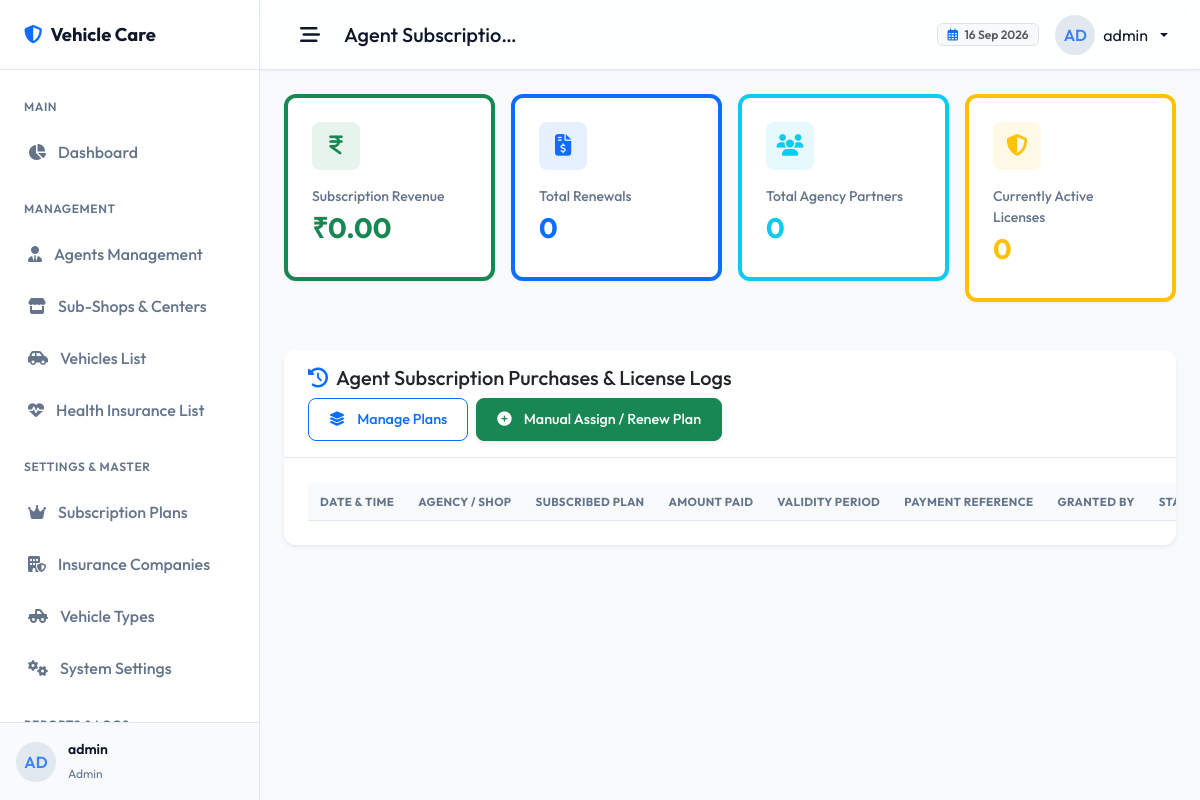
/admin/subscriptions.php (signed in), run on the app's committed database.
### tables this page shows
CREATE TABLE `users` (
  `id` int(11) NOT NULL,
  `username` varchar(50) NOT NULL,
  `password` varchar(255) NOT NULL,
  `email` varchar(100) NOT NULL,
  `role` enum('admin','agent','shop') NOT NULL DEFAULT 'agent',
  `parent_agent_id` int(11) DEFAULT NULL,
  `status` enum('active','suspended') NOT NULL DEFAULT 'active',
  `shop_name` varchar(255) DEFAULT NULL,
  `shop_owner_name` varchar(255) DEFAULT NULL,
  `shop_logo` varchar(255) DEFAULT NULL,
  `shop_address` text DEFAULT NULL,
  `city` varchar(100) DEFAULT NULL,
  `state` varchar(100) DEFAULT NULL,
  `pincode` varchar(10) DEFAULT NULL,
  `mobile_number` varchar(20) DEFAULT NULL,
  `whatsapp_number` varchar(20) DEFAULT NULL,
  `created_at` timestamp NOT NULL DEFAULT current_timestamp(),
  `updated_at` timestamp NOT NULL DEFAULT current_timestamp() ON UPDATE current_timestamp(),
  `expiry_date` date DEFAULT NULL,
  `access_health_insurance` tinyint(1) NOT NULL DEFAULT 1,
  `access_vehicle_insurance` tinyint(1) NOT NULL DEFAULT 1,
  `access_pollution` tinyint(1) NOT NULL DEFAULT 1,
  `message_balance` int(11) NOT NULL DEFAULT 0,
  `notify_days_before` int(11) DEFAULT 7,
  `notify_before_enabled` tinyint(1) DEFAULT 1,
  `notify_1day_before_enabled` tinyint(1) DEFAULT 1,
  `notify_after_expiry_enabled` tinyint(1) DEFAULT 1
);

### includes/functions.php (called while the page is built, shortened)
<?php
function sanitize($data) {
    return htmlspecialchars(trim($data), ENT_QUOTES, 'UTF-8');
}
function isLoggedIn() {
    return !empty($_SESSION['user_id']) && !empty($_SESSION['role']);
}

### admin/subscriptions.php (the view, shortened to what this page needs)
<?php
require_once __DIR__ . '/../includes/functions.php';
$db = getDBConnection();
$pageHeading = 'Agent Subscriptions & License History';
$activePage = 'subscriptions';
$totalRevenue = $db->query("SELECT SUM(amount_paid) FROM agent_subscriptions")->fetchColumn() ?: 0;
$totalTransactions = $db->query("SELECT COUNT(*) FROM agent_subscriptions")->fetchColumn() ?: 0;
$totalUniqueAgents = $db->query("SELECT COUNT(DISTINCT agent_id) FROM agent_subscriptions")->fetchColumn() ?: 0;
$activeSubscribed = $db->query("SELECT COUNT(DISTINCT agent_id) FROM agent_subscriptions WHERE expiry_date >= CURDATE()")->fetchColumn() ?: 0;
include_once __DIR__ . '/../includes/header.php';
?>
<div class="row g-3 mb-4">
    <div class="col-12 col-sm-6 col-xl-3">
        <div class="card stat-card border-start border-4 border-success">
            <div class="stat-icon-wrapper bg-success bg-opacity-10 text-success">
                <i class="fa-solid fa-indian-rupee-sign"></i>
            </div>
            <p class="stat-title">Subscription Revenue</p>
            <h3 class="stat-value text-success">₹<?php echo number_format($totalRevenue, 2); ?></h3>
        </div>
    </div>
    <div class="col-12 col-sm-6 col-xl-3">
        <div class="card stat-card border-start border-4 border-primary">
            <div class="stat-icon-wrapper bg-primary bg-opacity-10 text-primary">
                <i class="fa-solid fa-file-invoice-dollar"></i>
            </div>
            <p class="stat-title">Total Renewals</p>
            <h3 class="stat-value text-primary"><?php echo number_format($totalTransactions); ?></h3>
        </div>
    </div>
    <div class="col-12 col-sm-6 col-xl-3">
        <div class="card stat-card border-start border-4 border-info">
            <div class="stat-icon-wrapper bg-info bg-opacity-10 text-info">
                <i class="fa-solid fa-users"></i>
            </div>
            <p class="stat-title">Total Agency Partners</p>
            <h3 class="stat-value text-info"><?php echo number_format($totalUniqueAgents); ?></h3>
        </div>
    </div>
    <div class="col-12 col-sm-6 col-xl-3">
        <div class="card stat-card border-start border-4 border-warning">
            <div class="stat-icon-wrapper bg-warning bg-opacity-10 text-warning">
                <i class="fa-solid fa-shield-halved"></i>
            </div>
            <p class="stat-title">Currently Active Licenses</p>
            <h3 class="stat-value text-warning"><?php echo number_format($activeSubscribed); ?></h3>
        </div>
    </div>
</div>
<div class="card shadow-sm border-0">
    <div class="card-header bg-white py-3 d-flex align-items-center justify-content-between flex-wrap gap-2">
        <div class="d-flex align-items-center gap-2">
            <i class="fa-solid fa-clock-rotate-left text-primary fs-5"></i>
            <h5 class="m-0 font-weight-700">Agent Subscription Purchases & License Logs</h5>
        </div>
        <div class="d-flex align-items-center gap-2">
            <a href="subscription_plans.php" class="btn btn-outline-primary font-weight-600">
                <i class="fa-solid fa-layer-group me-1"></i> Manage Plans
            </a>
            <button type="button" class="btn btn-success font-weight-600 shadow-sm" data-bs-toggle="modal" data-bs-target="#manualAssignModal">
                <i class="fa-solid fa-plus-circle me-1"></i> Manual Assign / Renew Plan
            </button>
        </div>
    </div>
    <div class="card-body">
        <table class="table table-hover align-middle datatable w-100">
            <thead>
                <tr>
                    <th>Date & Time</th>
                    <th>Agency / Shop</th>
                    <th>Subscribed Plan</th>
                    <th>Amount Paid</th>
                    <th>Validity Period</th>
                    <th>Payment Reference</th>
                    <th>Granted By</th>
                    <th>Status</th>
                </tr>
            </thead>
        </table>
    </div>
</div>
<?php include_once __DIR__ . '/../includes/footer.php'; ?>

### includes/header.php (shortened to what this page needs)
<?php
require_once __DIR__ . '/functions.php';
if (isLoggedIn()) {
    $db = getDBConnection();
    $stmt = $db->prepare("SELECT * FROM users WHERE id = ?");
    $stmt->execute([$_SESSION['user_id']]);
    $current_user = $stmt->fetch();
}
?>
<!DOCTYPE html>
<html lang="en">
<head>
    <link href="https://cdn.jsdelivr.net/npm/bootstrap@5.3.0/dist/css/bootstrap.min.css" rel="stylesheet">
    <link href="https://cdnjs.cloudflare.com/ajax/libs/font-awesome/6.4.0/css/all.min.css" rel="stylesheet">
    <link href="https://cdn.datatables.net/1.13.4/css/dataTables.bootstrap5.min.css" rel="stylesheet">
    <link href="https://cdn.datatables.net/responsive/2.4.1/css/responsive.bootstrap5.min.css" rel="stylesheet">
    <link href="https://cdn.jsdelivr.net/npm/sweetalert2@11/dist/sweetalert2.min.css" rel="stylesheet">
    <link href="../assets/css/style.css" rel="stylesheet">
</head>
<body>
    <div id="wrapper">
        <?php include_once __DIR__ . '/sidebar.php'; ?>
        <div id="main-content">
            <nav id="header-nav">
                <div class="d-flex align-items-center gap-3">
                    <button class="sidebar-toggle-btn" id="sidebar-toggle" aria-label="Toggle Sidebar">
                        <i class="fa-solid fa-bars-staggered"></i>
                    </button>
                    <h5 class="m-0 font-weight-600 text-main page-heading-title text-truncate" style="max-width: 180px;">
                        <?php echo sanitize($pageHeading ?? 'Dashboard'); ?>
                    </h5>
                </div>
                <div class="d-flex align-items-center gap-3">
                    <span class="badge bg-light text-muted border d-none d-md-inline-block">
                        <i class="fa-regular fa-calendar-days me-1 text-primary"></i>
                        <?php echo date('d M Y'); ?>
                    </span>
                    <?php if (isLoggedIn()): ?>
                    <div class="dropdown">
                        <a class="nav-link dropdown-toggle d-flex align-items-center gap-2" href="#" role="button" data-bs-toggle="dropdown" aria-expanded="false">
                            <div class="user-avatar text-uppercase">
                                <?php
                                    if ($current_user && !empty($current_user['shop_name']) && $current_user['role'] === 'agent') {
                                        echo substr(sanitize($current_user['shop_name']), 0, 2);
                                    } else {
                                        echo substr(sanitize($current_user['username']), 0, 2);
                                    }
                                ?>
                            </div>
                            <span class="d-none d-lg-inline text-main font-weight-500">
                                <?php echo sanitize($current_user['shop_owner_name'] ?? $current_user['username']); ?>
                            </span>
                        </a>
                    </div>
                    <?php endif; ?>
                </div>
            </nav>
            <div class="container-fluid p-4">

### includes/sidebar.php (shortened to what this page needs)
<?php
$role = $_SESSION['role'] ?? '';
$activePage = $activePage ?? 'dashboard';
?>
<div id="sidebar">
    <div class="sidebar-header">
        <a href="#" class="sidebar-brand">
            <i class="fa-solid fa-shield-halved text-primary"></i>
            <span class="text-truncate">Vehicle Care</span>
        </a>
    </div>
    <div class="sidebar-menu">
        <?php if ($role === 'admin'): ?>
            <div class="menu-label">Main</div>
            <a href="../admin/index.php" class="menu-item <?php echo $activePage === 'dashboard' ? 'active' : ''; ?>">
                <i class="fa-solid fa-chart-pie"></i> Dashboard
            </a>
            <div class="menu-label">Management</div>
            <a href="../admin/agents.php" class="menu-item <?php echo $activePage === 'agents' ? 'active' : ''; ?>">
                <i class="fa-solid fa-user-tie"></i> Agents Management
            </a>
            <a href="../admin/shops.php" class="menu-item <?php echo $activePage === 'shops' ? 'active' : ''; ?>">
                <i class="fa-solid fa-store"></i> Sub-Shops & Centers
            </a>
            <a href="../admin/vehicles.php" class="menu-item <?php echo $activePage === 'vehicles' ? 'active' : ''; ?>">
                <i class="fa-solid fa-car-side"></i> Vehicles List
            </a>
            <a href="../admin/health.php" class="menu-item <?php echo $activePage === 'health' ? 'active' : ''; ?>">
                <i class="fa-solid fa-heart-pulse"></i> Health Insurance List
            </a>
            <div class="menu-label">Settings & Master</div>
            <a href="../admin/subscription_plans.php" class="menu-item <?php echo $activePage === 'subscription_plans' ? 'active' : ''; ?>">
                <i class="fa-solid fa-crown"></i> Subscription Plans
            </a>
            <a href="../admin/companies.php" class="menu-item <?php echo $activePage === 'companies' ? 'active' : ''; ?>">
                <i class="fa-solid fa-building-shield"></i> Insurance Companies
            </a>
            <a href="../admin/types.php" class="menu-item <?php echo $activePage === 'types' ? 'active' : ''; ?>">
                <i class="fa-solid fa-truck-pickup"></i> Vehicle Types
            </a>
            <a href="../admin/settings.php" class="menu-item <?php echo $activePage === 'settings' ? 'active' : ''; ?>">
                <i class="fa-solid fa-gears"></i> System Settings
            </a>
            <div class="menu-label">Reports & Logs</div>
        <?php endif; ?>
    </div>
    <?php if (isLoggedIn()): ?>
    <div class="sidebar-footer">
        <div class="user-profile-widget">
            <div class="user-avatar text-uppercase">
                <?php
                    if ($current_user && !empty($current_user['shop_name']) && ($role === 'agent' || $role === 'shop')) {
                        echo substr(sanitize($current_user['shop_name']), 0, 2);
                    } else {
                        echo substr(sanitize($current_user['username']), 0, 2);
                    }
                ?>
            </div>
            <div class="user-details">
                <p class="user-name text-truncate">
                    <?php echo sanitize($current_user['shop_owner_name'] ?? $current_user['username']); ?>
                </p>
                <span class="user-role"><?php echo sanitize($role); ?></span>
            </div>
        </div>
    </div>
    <?php endif; ?>
</div>

### data on the page
users: username "AD", username "admin", username "Admin"

### other printed values
$pageHeading "Agent Subscriptio…"
$totalRevenue "0.00"
$totalTransactions "0"
$totalUniqueAgents "0"
$activeSubscribed "0"
